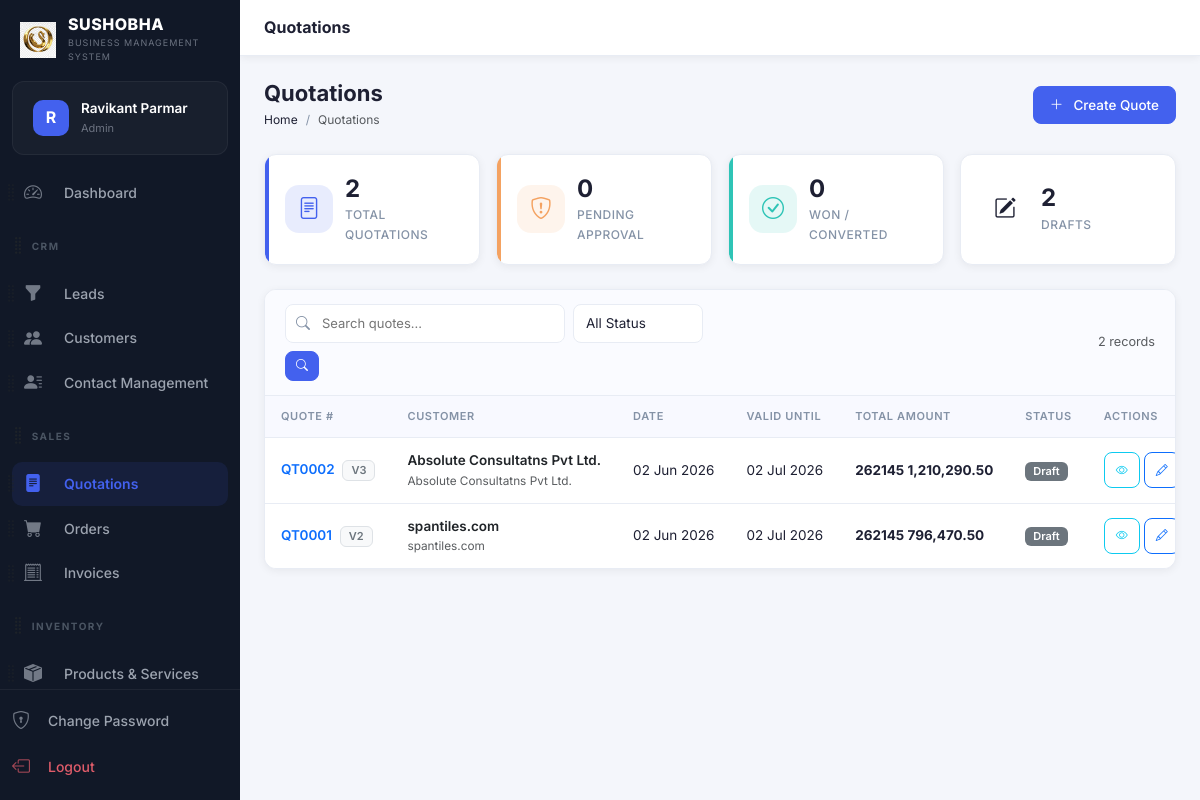
/modules/quotations/index.php (signed in), run on an earlier commit of the app's database.
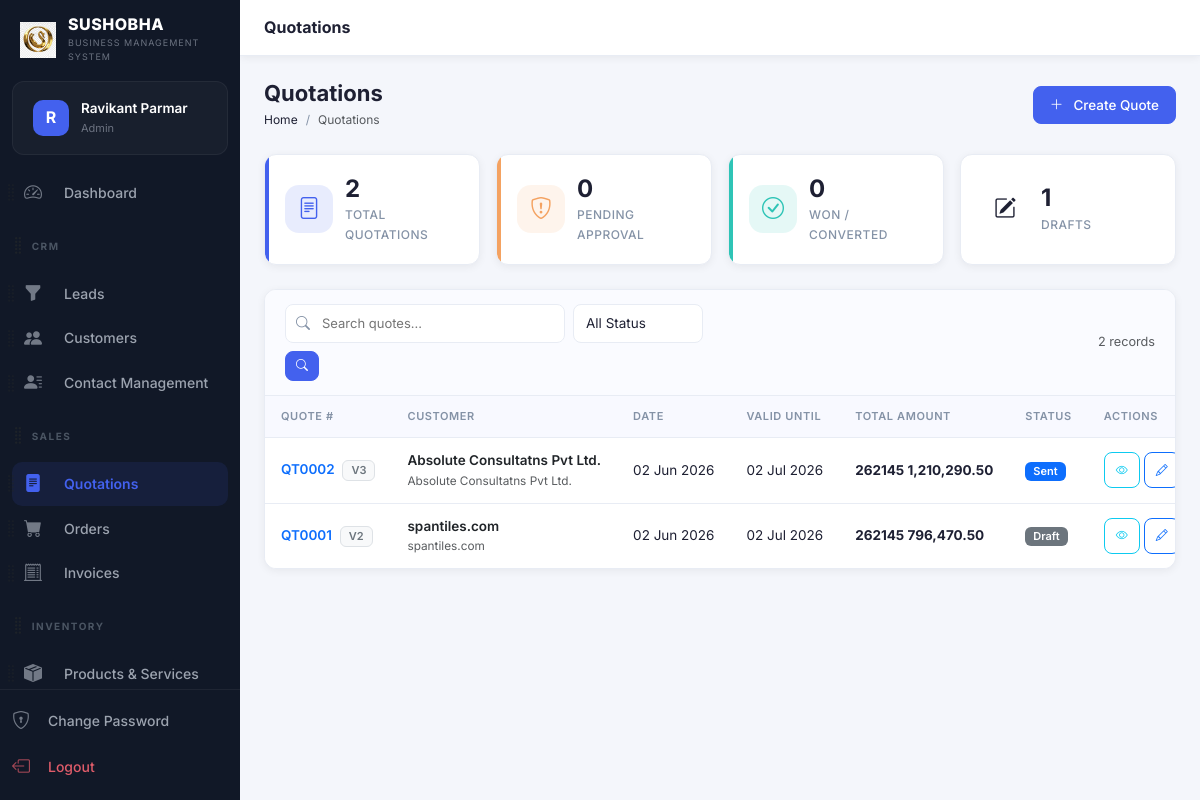
And on a later commit of the database.
### tables this page shows
CREATE TABLE `quotations` (
  `id` int(10) unsigned NOT NULL AUTO_INCREMENT,
  `quote_number` varchar(30) NOT NULL,
  `version` int(11) DEFAULT 1,
  `revision_reason` varchar(255) DEFAULT NULL,
  `is_latest` tinyint(1) DEFAULT 1,
  `customer_id` int(10) unsigned NOT NULL,
  `project_name` varchar(255) DEFAULT NULL,
  `contact_person` varchar(255) DEFAULT NULL,
  `status` enum('draft','sent','accepted','rejected','converted','expired') DEFAULT 'draft',
  `approval_status` enum('pending','under_review','approved','rejected','on_hold') DEFAULT 'pending',
  `approval_remarks` text DEFAULT NULL,
  `valid_until` date DEFAULT NULL,
  `subtotal` decimal(12,2) DEFAULT 0.00,
  `discount_type` enum('fixed','percent') DEFAULT 'fixed',
  `discount_value` decimal(10,2) DEFAULT 0.00,
  `discount_amount` decimal(12,2) DEFAULT 0.00,
  `tax_amount` decimal(12,2) DEFAULT 0.00,
  `total` decimal(12,2) DEFAULT 0.00,
  `notes` text DEFAULT NULL,
  `revision_notes` text DEFAULT NULL,
  `terms` text DEFAULT NULL,
  `created_by` int(10) unsigned DEFAULT NULL,
  `sent_at` datetime DEFAULT NULL,
  `created_at` timestamp NOT NULL DEFAULT current_timestamp(),
  `updated_at` timestamp NOT NULL DEFAULT current_timestamp() ON UPDATE current_timestamp(),
  PRIMARY KEY (`id`),
  UNIQUE KEY `idx_quote_version` (`quote_number`,`version`),
  KEY `customer_id` (`customer_id`),
  KEY `created_by` (`created_by`),
  KEY `idx_quote_status` (`status`),
  CONSTRAINT `quotations_ibfk_1` FOREIGN KEY (`customer_id`) REFERENCES `customers` (`id`),
  CONSTRAINT `quotations_ibfk_2` FOREIGN KEY (`created_by`) REFERENCES `users` (`id`) ON DELETE SET NULL
);

CREATE TABLE `customers` (
  `id` int(10) unsigned NOT NULL AUTO_INCREMENT,
  `source_lead_id` int(10) unsigned DEFAULT NULL,
  `customer_code` varchar(50) NOT NULL,
  `customer_date` date NOT NULL,
  `company_name` varchar(255) DEFAULT NULL,
  `company_type` varchar(100) DEFAULT NULL,
  `industry_type` varchar(100) DEFAULT NULL,
  `business_category` varchar(100) DEFAULT NULL,
  `company_email` varchar(255) DEFAULT NULL,
  `company_website` varchar(255) DEFAULT NULL,
  `gst_number` varchar(50) DEFAULT NULL,
  `tin_number` varchar(50) DEFAULT NULL,
  `company_status` varchar(50) DEFAULT 'Active',
  `address_line1` text DEFAULT NULL,
  `address_line2` text DEFAULT NULL,
  `area` varchar(255) DEFAULT NULL,
  `city` varchar(100) DEFAULT NULL,
  `state` varchar(100) DEFAULT NULL,
  `country` varchar(100) DEFAULT 'India',
  `pincode` varchar(20) DEFAULT NULL,
  `lat` decimal(10,8) DEFAULT NULL,
  `lng` decimal(11,8) DEFAULT NULL,
  `google_location` text DEFAULT NULL,
  `google_address` text DEFAULT NULL,
  `google_maps_link` text DEFAULT NULL,
  `product_type` varchar(100) DEFAULT NULL,
  `requirement_description` text DEFAULT NULL,
  `converted_from_lead` tinyint(1) DEFAULT 1,
  `assigned_to` int(10) unsigned DEFAULT NULL,
  `created_by` int(10) unsigned DEFAULT NULL,
  `updated_by` int(10) unsigned DEFAULT NULL,
  `created_at` timestamp NOT NULL DEFAULT current_timestamp(),
  `updated_at` timestamp NOT NULL DEFAULT current_timestamp() ON UPDATE current_timestamp(),
  `deleted_at` timestamp NULL DEFAULT NULL,
  PRIMARY KEY (`id`),
  UNIQUE KEY `customer_code` (`customer_code`),
  KEY `source_lead_id` (`source_lead_id`),
  KEY `assigned_to` (`assigned_to`),
  CONSTRAINT `fk_cust_assigned` FOREIGN KEY (`assigned_to`) REFERENCES `users` (`id`) ON DELETE SET NULL,
  CONSTRAINT `fk_cust_lead` FOREIGN KEY (`source_lead_id`) REFERENCES `leads` (`id`) ON DELETE SET NULL
);

### config/db.php (called while the page is built, shortened)
<?php
class Database {
    private static ?PDO $instance = null;
    public static function getInstance(): PDO {
        if (self::$instance === null) {
            $host   = 'localhost';
            $dbname = 'sushobha_crm';
            $user   = 'root';
            $pass   = '';
            $charset = 'utf8mb4';
            $dsn = "mysql:host={$host};dbname={$dbname};charset={$charset}";
            $options = [
                PDO::ATTR_ERRMODE            => PDO::ERRMODE_EXCEPTION,
                PDO::ATTR_DEFAULT_FETCH_MODE => PDO::FETCH_ASSOC,
                PDO::ATTR_EMULATE_PREPARES   => false,
            ];
            try {
                self::$instance = new PDO($dsn, $user, $pass, $options);
            } catch (PDOException $e) {
                die(json_encode(['error' => 'Database connection failed: ' . $e->getMessage()]));
            }
        }
        return self::$instance;
    }
}
function db(): PDO {
    return Database::getInstance();
}

### includes/auth.php (called while the page is built, shortened)
<?php
require_once __DIR__ . '/../config/db.php';
function isLoggedIn(): bool {
    return isset($_SESSION['user_id']) && !empty($_SESSION['user_id']);
}
function currentUser(): ?array {
    static $user = null;
    if ($user === null) {
        $stmt = db()->prepare("SELECT u.*, r.name AS role_name, r.slug AS role_slug, r.permissions FROM users u JOIN roles r ON u.role_id = r.id WHERE u.id = ?");
        $stmt->execute([$_SESSION['user_id']]);
        $user = $stmt->fetch();
    }
    return $user;
}
function currentRole(): string {
    $u = currentUser();
    return $u['role_slug'] ?? 'user';
}
function isAdmin(): bool      { return in_array(currentRole(), ['super_admin', 'admin']); }

### modules/quotations/index.php (the view, shortened to what the changed rows need)
<?php
require_once __DIR__ . '/../../config/db.php';
require_once __DIR__ . '/../../includes/auth.php';
require_once __DIR__ . '/../../includes/functions.php';
$search = sanitize($_GET['search'] ?? '');
$status = sanitize($_GET['status'] ?? '');
$page   = max(1,(int)($_GET['page'] ?? 1));
$per    = RECORDS_PER_PAGE;
$where = ['q.is_latest = 1']; $params = [];
if (!isAdmin()) {
    $where[] = 'q.created_by = ?';
    $params[] = $_SESSION['user_id'];
}
$whereStr = implode(' AND ', $where);
$total = db()->prepare("SELECT COUNT(*) FROM quotations q LEFT JOIN customers c ON q.customer_id = c.id WHERE $whereStr");
$total->execute($params); $totalCount = $total->fetchColumn();
$pag = paginate($totalCount, $per, $page, BASE_URL.'/modules/quotations/index.php?search='.urlencode($search).'&status='.urlencode($status));
$stmt = db()->prepare("SELECT q.*, c.company_name AS customer_name, c.company_name AS customer_company, (SELECT COUNT(*) FROM quotations q2 WHERE q2.quote_number = q.quote_number) as total_versions FROM quotations q LEFT JOIN customers c ON q.customer_id=c.id WHERE $whereStr ORDER BY q.created_at DESC LIMIT $per OFFSET {$pag['offset']}");
$stmt->execute($params);
$quotations = $stmt->fetchAll();
$statWhere = ['q.is_latest = 1'];
$statParams = [];
$statWhereStr = implode(' AND ', $statWhere);
$statSql = "
    SELECT
        COUNT(*) as total,
        SUM(CASE WHEN approval_status IN ('pending', 'under_review') THEN 1 ELSE 0 END) as pending_approval,
        SUM(CASE WHEN status IN ('accepted', 'converted') THEN 1 ELSE 0 END) as converted,
        SUM(CASE WHEN status = 'draft' THEN 1 ELSE 0 END) as draft
    FROM quotations q
    WHERE $statWhereStr
";
$statStmt = db()->prepare($statSql);
$statStmt->execute($statParams);
$stats = $statStmt->fetch();
include __DIR__ . '/../../includes/header.php';
?>
<div class="main-content">
<div class="page-content">
<div class="page-header">
  <div class="page-header-left"><h1>Quotations</h1>
  </div>
</div>
<div class="row g-3 mb-4">
    <div class="col-md">
        <div class="stat-card secondary">
            <div class="stat-info">
                <div class="stat-value"><?= number_format((float)($stats['draft'] ?? 0)) ?></div>
                <div class="stat-label">Drafts</div>
            </div>
        </div>
    </div>
</div>
<div class="table-wrapper">
<div class="table-responsive">
    <table class="table crm-table mb-0">
      <thead><tr><th>Quote #</th><th>Customer</th><th>Date</th><th>Valid Until</th><th>Total Amount</th><th>Status</th><th>Actions</th></tr></thead>
      <tbody>
        <?php if(empty($quotations)): ?>
          <tr><td colspan="7"><div class="empty-state"><i class="bi bi-file-text"></i><p>No quotations found</p><a href="<?= BASE_URL ?>/modules/quotations/create.php" class="btn btn-primary btn-sm">Create First Quote</a></div></td></tr>
        <?php else: foreach($quotations as $q): ?>
        <tr>
          <td>
  <a href="<?= BASE_URL ?>/modules/quotations/view.php?id=<?= $q['id'] ?>" class="fw-semibold text-primary"><?= e($q['quote_number']) ?></a>
  <span class="badge bg-light text-secondary border ms-1" title="<?= $q['total_versions'] ?> total revisions">V<?= $q['version'] ?></span>
</td>
          <td>
            <div class="fw-semibold text-dark"><?= e($q['customer_name']) ?></div>
            <?php if($q['customer_company']): ?><div class="text-muted small"><?= e($q['customer_company']) ?></div><?php endif; ?>
          </td>
          <td><?= formatDate($q['created_at']) ?></td>
          <td>
            <?php if($q['valid_until']): ?>
              <span class="<?= strtotime($q['valid_until'])<time() && $q['status']!=='accepted' && $q['status']!=='converted' ? 'text-danger fw-semibold' : '' ?>"><?= formatDate($q['valid_until']) ?></span>
            <?php else: ?>—<?php endif; ?>
          </td>
          <td class="fw-bold"><?= formatCurrency($q['total']) ?></td>
          <td><?= statusBadge($q['status']) ?></td>
          <td>
            <div class="d-flex gap-1">
              <a href="<?= BASE_URL ?>/modules/quotations/view.php?id=<?= $q['id'] ?>" class="btn btn-icon btn-sm btn-outline-info"><i class="bi bi-eye"></i></a>
              <a href="<?= BASE_URL ?>/modules/quotations/edit.php?id=<?= $q['id'] ?>" class="btn btn-icon btn-sm btn-outline-primary"><i class="bi bi-pencil"></i></a>
            </div>
          </td>
        </tr>
        <?php endforeach; endif; ?>
      </tbody>
    </table>
  </div>
</div>
</div></div></div>
<?php include __DIR__ . '/../../includes/footer.php'; ?>

### includes/functions.php (shortened to what the changed rows need)
<?php
require_once __DIR__ . '/../config/db.php';
function e(?string $str): string {
    return htmlspecialchars($str ?? '', ENT_QUOTES | ENT_HTML5, 'UTF-8');
}
function sanitize(?string $str): string {
    return trim(strip_tags($str ?? ''));
}
function formatCurrency(float $amount): string {
    return CURRENCY_SYMBOL . ' ' . number_format($amount, 2);
}
function formatDate(string $date, string $format = 'd M Y'): string {
    return date($format, strtotime($date));
}
function paginate(int $total, int $perPage, int $currentPage, string $url): array {
    $totalPages = max(1, (int)ceil($total / $perPage));
    $currentPage = max(1, min($currentPage, $totalPages));
    $offset = ($currentPage - 1) * $perPage;
    return ['total'=>$total,'per_page'=>$perPage,'current'=>$currentPage,'total_pages'=>$totalPages,'offset'=>$offset,'url'=>$url];
}
function statusBadge(string $status, array $map = []): string {
    $defaults = [
        'active'=>'success','inactive'=>'secondary','pending'=>'warning','paid'=>'success','unpaid'=>'danger',
        'partial'=>'info','draft'=>'secondary','sent'=>'primary','accepted'=>'success','rejected'=>'danger',
        'converted'=>'info','processing'=>'warning','delivered'=>'success','cancelled'=>'danger',
        'new'=>'primary','contacted'=>'info','qualified'=>'success','won'=>'success','lost'=>'danger',
        'overdue'=>'danger','present'=>'success','absent'=>'danger','half_day'=>'warning',
        'low'=>'secondary','medium'=>'warning','high'=>'danger','urgent'=>'dark',
        'in_progress'=>'primary','completed'=>'success',
        'planned'=>'secondary','ongoing'=>'info','successful'=>'success',
    ];
    $map = array_merge($defaults, $map);
    $color = $map[$status] ?? 'secondary';
    $label = ucwords(str_replace('_', ' ', $status));
    return '<span class="badge bg-' . $color . '">' . $label . '</span>';
}

What changed in the data, as far as the page shows it:
changed quotations "QT0002": status "Draft" → "Sent"
Also different on the page:
$stats['draft']: "2" → "1"
